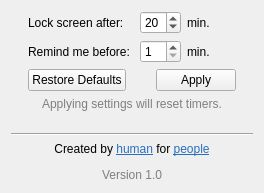
<?xml version="1.0" encoding="UTF-8"?>
<ui version="4.0">
 <class>MainWindow</class>
 <widget class="QMainWindow" name="MainWindow">
  <property name="geometry">
   <rect>
    <x>0</x>
    <y>0</y>
    <width>264</width>
    <height>193</height>
   </rect>
  </property>
  <property name="windowTitle">
   <string>EyeRescue</string>
  </property>
  <property name="windowIcon">
   <iconset resource="resources.qrc">
    <normaloff>:/icons/logo_inactive</normaloff>:/icons/logo_inactive</iconset>
  </property>
  <widget class="QWidget" name="centralWidget">
   <layout class="QVBoxLayout" name="verticalLayout_5">
    <item>
     <layout class="QHBoxLayout" name="horizontalLayout_4">
      <item>
       <spacer name="horizontalSpacer_3">
        <property name="orientation">
         <enum>Qt::Horizontal</enum>
        </property>
        <property name="sizeHint" stdset="0">
         <size>
          <width>32</width>
          <height>17</height>
         </size>
        </property>
       </spacer>
      </item>
      <item>
       <layout class="QVBoxLayout" name="verticalLayout_4">
        <item>
         <layout class="QHBoxLayout" name="horizontalLayout_3">
          <item>
           <layout class="QVBoxLayout" name="verticalLayout">
            <item>
             <widget class="QLabel" name="label">
              <property name="text">
               <string>Lock screen after: </string>
              </property>
              <property name="alignment">
               <set>Qt::AlignLeading|Qt::AlignLeft|Qt::AlignVCenter</set>
              </property>
             </widget>
            </item>
            <item>
             <widget class="QLabel" name="label_3">
              <property name="text">
               <string>Remind me before: </string>
              </property>
              <property name="alignment">
               <set>Qt::AlignLeading|Qt::AlignLeft|Qt::AlignVCenter</set>
              </property>
             </widget>
            </item>
           </layout>
          </item>
          <item>
           <layout class="QVBoxLayout" name="verticalLayout_2">
            <item>
             <widget class="QSpinBox" name="lockScreenSpinBox">
              <property name="minimum">
               <number>2</number>
              </property>
              <property name="maximum">
               <number>30</number>
              </property>
              <property name="value">
               <number>20</number>
              </property>
             </widget>
            </item>
            <item>
             <widget class="QSpinBox" name="remindSpinBox">
              <property name="minimum">
               <number>1</number>
              </property>
              <property name="maximum">
               <number>30</number>
              </property>
             </widget>
            </item>
           </layout>
          </item>
          <item>
           <layout class="QVBoxLayout" name="verticalLayout_3">
            <item>
             <layout class="QHBoxLayout" name="horizontalLayout">
              <item>
               <widget class="QLabel" name="label_2">
                <property name="text">
                 <string>min.</string>
                </property>
               </widget>
              </item>
              <item>
               <spacer name="horizontalSpacer">
                <property name="orientation">
                 <enum>Qt::Horizontal</enum>
                </property>
                <property name="sizeHint" stdset="0">
                 <size>
                  <width>40</width>
                  <height>20</height>
                 </size>
                </property>
               </spacer>
              </item>
             </layout>
            </item>
            <item>
             <layout class="QHBoxLayout" name="horizontalLayout_2">
              <item>
               <widget class="QLabel" name="label_4">
                <property name="text">
                 <string>min.</string>
                </property>
               </widget>
              </item>
              <item>
               <spacer name="horizontalSpacer_2">
                <property name="orientation">
                 <enum>Qt::Horizontal</enum>
                </property>
                <property name="sizeHint" stdset="0">
                 <size>
                  <width>40</width>
                  <height>20</height>
                 </size>
                </property>
               </spacer>
              </item>
             </layout>
            </item>
           </layout>
          </item>
         </layout>
        </item>
        <item>
         <widget class="QDialogButtonBox" name="buttonBox">
          <property name="standardButtons">
           <set>QDialogButtonBox::Apply|QDialogButtonBox::RestoreDefaults</set>
          </property>
         </widget>
        </item>
        <item>
         <widget class="QLabel" name="label_5">
          <property name="styleSheet">
           <string notr="true">color: rgb(127, 127, 127);</string>
          </property>
          <property name="text">
           <string>Applying settings will reset timers.</string>
          </property>
          <property name="alignment">
           <set>Qt::AlignCenter</set>
          </property>
         </widget>
        </item>
       </layout>
      </item>
      <item>
       <spacer name="horizontalSpacer_4">
        <property name="orientation">
         <enum>Qt::Horizontal</enum>
        </property>
        <property name="sizeHint" stdset="0">
         <size>
          <width>32</width>
          <height>17</height>
         </size>
        </property>
       </spacer>
      </item>
     </layout>
    </item>
    <item>
     <spacer name="verticalSpacer">
      <property name="orientation">
       <enum>Qt::Vertical</enum>
      </property>
      <property name="sizeHint" stdset="0">
       <size>
        <width>20</width>
        <height>15</height>
       </size>
      </property>
     </spacer>
    </item>
    <item>
     <widget class="Line" name="line">
      <property name="orientation">
       <enum>Qt::Horizontal</enum>
      </property>
     </widget>
    </item>
    <item>
     <widget class="QLabel" name="label_6">
      <property name="text">
       <string>&lt;html&gt;&lt;head/&gt;&lt;body&gt;&lt;p&gt;Created by &lt;a href=&quot;https://vk.com/adikanchukov&quot;&gt;&lt;span style=&quot; text-decoration: underline; color:#296fbe;&quot;&gt;human&lt;/span&gt;&lt;/a&gt; for &lt;a href=&quot;https://github.com/adikanchukov/EyeRescue&quot;&gt;&lt;span style=&quot; text-decoration: underline; color:#296fbe;&quot;&gt;people&lt;/span&gt;&lt;/a&gt;&lt;/p&gt;&lt;p&gt;&lt;a href=&quot;https://github.com/adikanchukov/EyeRescue&quot;&gt;&lt;/a&gt;&lt;span style=&quot; color:#7f7f7f;&quot;&gt;Version 1.0&lt;/span&gt;&lt;/p&gt;&lt;/body&gt;&lt;/html&gt;</string>
      </property>
      <property name="alignment">
       <set>Qt::AlignCenter</set>
      </property>
     </widget>
    </item>
   </layout>
  </widget>
 </widget>
 <layoutdefault spacing="6" margin="11"/>
 <resources>
  <include location="resources.qrc"/>
 </resources>
 <connections/>
</ui>
